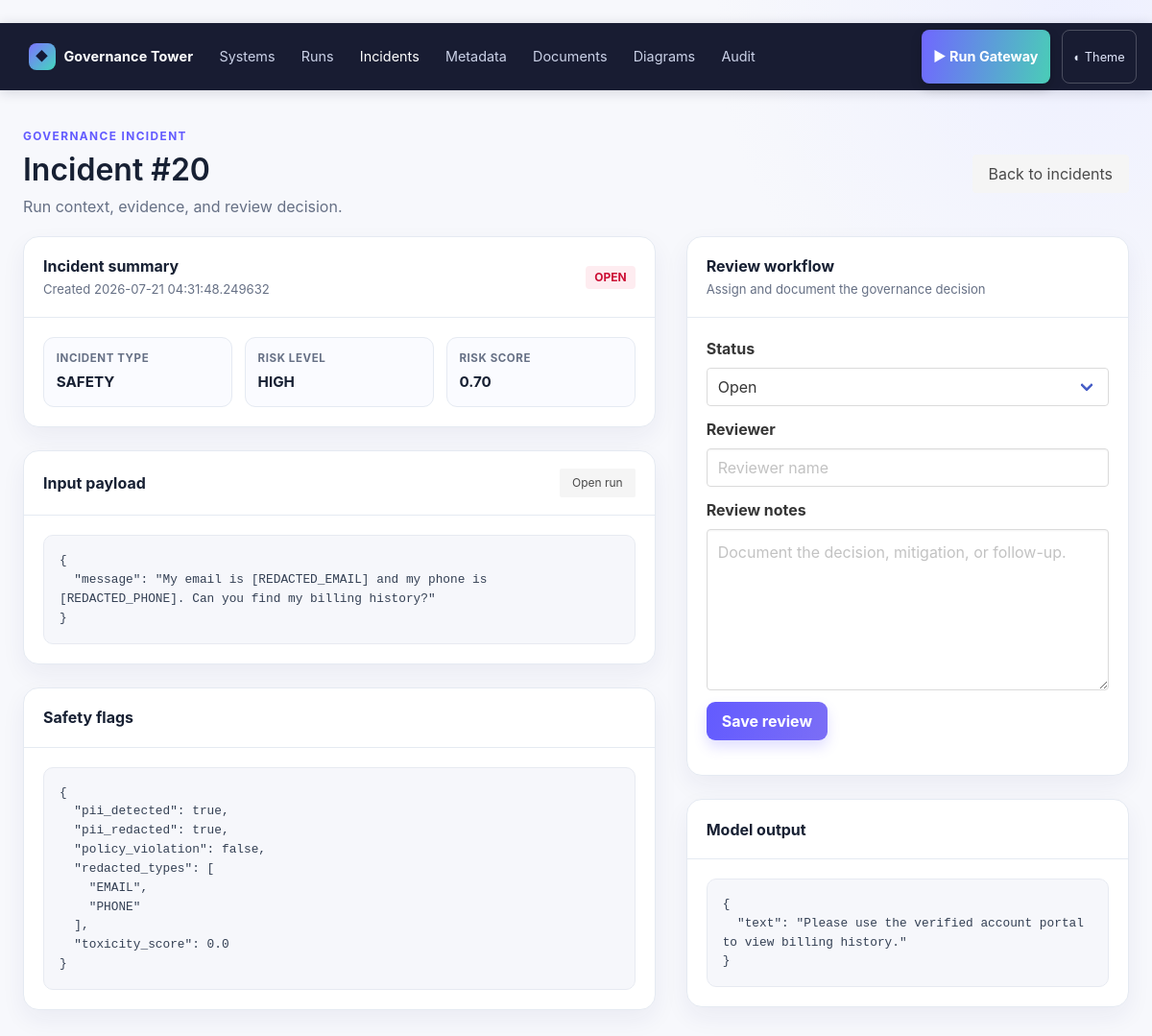
/dashboard/incidents/20, run on the app's committed database.
### models.py (models this page shows)
class Incident(Base):
    __tablename__ = "incidents"
    id = Column(Integer, primary_key=True)
    run_id = Column(Integer, ForeignKey("model_runs.id"), nullable=False)
    type = Column(String(64))
    status = Column(String(32), default="OPEN")
    reviewer = Column(String(255))
    notes = Column(Text)
    created_at = Column(DateTime, default=datetime.utcnow)
    updated_at = Column(DateTime, default=datetime.utcnow)
    run = relationship(
        "ModelRun",
        back_populates="incident",
        foreign_keys=[run_id],
    )

class ModelRun(Base):
    __tablename__ = "model_runs"
    id = Column(Integer, primary_key=True)
    system_id = Column(Integer, ForeignKey("ai_systems.id"), nullable=False)
    request_id = Column(String(64), unique=True, nullable=False)
    input_payload = Column(JSON, nullable=False)
    output_payload = Column(JSON)
    risk_score = Column(Float)
    risk_level = Column(String(32))
    safety_flags = Column(JSON)
    requires_review = Column(Boolean, default=False)
    created_at = Column(DateTime, default=datetime.utcnow)
    system = relationship("AiSystem", back_populates="runs")
    incident = relationship(
        "Incident",
        back_populates="run",
        foreign_keys="Incident.run_id",
        uselist=False,
    )

### dashboard/dashboard_api.py (the view)
@dashboard.get("/incidents/{incident_id}")
def incident_detail(incident_id: int, request: Request, session: Session = Depends(get_session)):
    incident = session.query(Incident).filter_by(id=incident_id).first()
    if not incident:
        return templates.TemplateResponse(request, "not_found.html", {"active_page": "incidents"}, status_code=404)
    run = session.query(ModelRun).filter_by(id=incident.run_id).first()
    return templates.TemplateResponse(request, "incident_detail.html", {"incident": incident, "run": run, "active_page": "incidents"})

### dashboard/templates/incident_detail.html
﻿{% extends "base.html" %}
{% block content %}
<div class="ct-page"><header class="ct-page-hero"><div><p class="ct-eyebrow">Governance incident</p><h1 class="title is-3">Incident #{{ incident.id }}</h1><p class="subtitle is-6">Run context, evidence, and review decision.</p></div><a class="button is-light" href="/dashboard/incidents">Back to incidents</a></header>
<div class="columns is-variable is-4"><div class="column is-7"><section class="ct-card mb-5"><div class="ct-card-header"><div><h2 class="ct-card-title">Incident summary</h2><p class="ct-card-subtitle">Created {{ incident.created_at }}</p></div><span class="tag is-danger is-light ct-pill">{{ incident.status }}</span></div><div class="ct-card-body"><div class="ct-detail-grid"><div class="ct-stat"><span class="ct-stat-label">Incident type</span><span class="ct-stat-value">{{ incident.type }}</span></div><div class="ct-stat"><span class="ct-stat-label">Risk level</span><span class="ct-stat-value">{{ run.risk_level }}</span></div><div class="ct-stat"><span class="ct-stat-label">Risk score</span><span class="ct-stat-value">{{ '%.2f'|format(run.risk_score or 0) }}</span></div></div></div></section>
<section class="ct-card mb-5"><div class="ct-card-header"><h2 class="ct-card-title">Input payload</h2><a class="button is-small is-light" href="/dashboard/runs/{{ run.id }}">Open run</a></div><div class="ct-card-body"><pre class="ct-code">{{ run.input_payload | tojson(indent=2) }}</pre></div></section><section class="ct-card"><div class="ct-card-header"><h2 class="ct-card-title">Safety flags</h2></div><div class="ct-card-body"><pre class="ct-code">{{ run.safety_flags | tojson(indent=2) }}</pre></div></section></div>
<div class="column is-5"><section class="ct-card"><div class="ct-card-header"><div><h2 class="ct-card-title">Review workflow</h2><p class="ct-card-subtitle">Assign and document the governance decision</p></div></div><div class="ct-card-body"><form method="post" action="/dashboard/incidents/{{ incident.id }}/review"><div class="field"><label class="label">Status</label><div class="control select is-fullwidth"><select name="status"><option value="OPEN" {% if incident.status == 'OPEN' %}selected{% endif %}>Open</option><option value="IN_REVIEW" {% if incident.status == 'IN_REVIEW' %}selected{% endif %}>In review</option><option value="RESOLVED" {% if incident.status == 'RESOLVED' %}selected{% endif %}>Resolved</option></select></div></div><div class="field"><label class="label">Reviewer</label><div class="control"><input class="input" name="reviewer" value="{{ incident.reviewer or '' }}" placeholder="Reviewer name"></div></div><div class="field"><label class="label">Review notes</label><div class="control"><textarea class="textarea" name="notes" rows="6" placeholder="Document the decision, mitigation, or follow-up.">{{ incident.notes or '' }}</textarea></div></div><button class="button is-primary ct-button" type="submit">Save review</button></form></div></section><section class="ct-card mt-5"><div class="ct-card-header"><h2 class="ct-card-title">Model output</h2></div><div class="ct-card-body"><pre class="ct-code">{{ run.output_payload | tojson(indent=2) }}</pre></div></section></div></div></div>
{% endblock %}

### dashboard/templates/base.html (style rules this page uses)
:root { --ct-ink:#172033; --ct-muted:#667085; --ct-line:#e5eaf2; --ct-brand:#635bff; --ct-panel:#fff; --ct-bg:#f7f8fc; }
html { background: var(--ct-bg); }
body { min-height:100vh; color:var(--ct-ink); background:radial-gradient(circle at 94% 2%, #eef0ff 0, transparent 24rem), var(--ct-bg); }
.ct-page { color:var(--ct-ink); }
.ct-page-hero { display:flex; align-items:center; justify-content:space-between; gap:1.25rem; padding:1rem 0 1.2rem; }
.ct-page-hero > div:first-child { display:flex; flex-direction:column; align-items:flex-start; }
.ct-eyebrow { color:var(--ct-brand); font-size:.74rem; font-weight:750; letter-spacing:.12em; text-transform:uppercase; margin:0 0 .5rem; }
.ct-page-hero .title { margin:0 0 .6rem !important; color:var(--ct-ink); line-height:1.08 !important; }
.ct-page-hero .subtitle { color:var(--ct-muted); margin:0 !important; line-height:1.4 !important; }
.ct-card { background:var(--ct-panel); border:1px solid var(--ct-line); border-radius:16px; box-shadow:0 10px 26px rgba(27,39,94,.06); overflow:hidden; }
.ct-card-header { display:flex; justify-content:space-between; align-items:center; padding:1.15rem 1.25rem; border-bottom:1px solid var(--ct-line); }
.ct-card-title { margin:0; font-size:1rem; font-weight:720; }
.ct-card-subtitle { margin:.18rem 0 0; color:var(--ct-muted); font-size:.82rem; }
.ct-card-body { padding:1.25rem; }
.ct-button { background:linear-gradient(100deg,#635bff,#7b6ef6); border:0; border-radius:9px; box-shadow:0 7px 14px rgba(99,91,255,.2); font-weight:700; }
.ct-pill { border-radius:999px; font-size:.73rem; font-weight:700; padding:.34rem .62rem; }
.ct-code { background:#f6f7fb; border:1px solid #e7eaf1; border-radius:10px; color:#344054; font:.8rem/1.55 ui-monospace,SFMono-Regular,Menlo,monospace; padding:1rem; white-space:pre-wrap; overflow:auto; }
.ct-detail-grid { display:grid; grid-template-columns:repeat(3,1fr); gap:.8rem; }
.ct-stat { border:1px solid var(--ct-line); background:#fafbff; border-radius:11px; padding:.8rem; }
.ct-stat-label { color:var(--ct-muted); display:block; font-size:.72rem; font-weight:700; letter-spacing:.05em; text-transform:uppercase; }
.ct-stat-value { display:block; font-size:.95rem; font-weight:700; margin-top:.3rem; }

### data on the page
Incident: id "20", created_at "2026-07-21 04:31:48.249632", status "OPEN", type "SAFETY", status "Open"
ModelRun: risk_level "HIGH", risk_score "0.70", input_payload|tojson "{ \"message\": \"My email is [REDACTED_EMAIL] and my phone is [REDACTED_PHONE]. Can you find my billing history?\" }", safety_flags|tojson "{ \"pii_detected\": true, \"pii_redacted\": true, \"policy_violation\": false, \"redacted_types\": [ \"EMAIL\", \"PHONE\" ], \"toxicity_score\": 0.0 }", output_payload|tojson "{ \"text\": \"Please use the verified account portal to view billing history.\" }"
